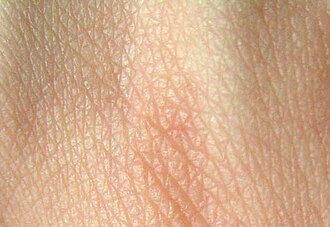
#> input picture SkinWare/sample_skin.jpg, 330 x 227 px
$ python -i pipeline.py   (imports and definitions only)   (older library calls are emulated)
#> lines starting #> are read from the running program, lines starting #| are printed output that depends on the picture; after the words box and inside, x2 and y2 are one past the last pixel; in counts of white or black regions, pixels touching at a corner belong together
import cv2
import numpy as np
import mediapipe as mp
from skimage import measure
#from mediapipe.python.solutions.face_mesh import FaceMesh


def is_blurry(gray):
    lap_var = cv2.Laplacian(gray, cv2.CV_64F).var()

    sobelx = cv2.Sobel(gray, cv2.CV_64F, 1, 0, ksize = 3)
    sobely = cv2.Sobel(gray, cv2.CV_64F, 0, 1, ksize = 3)
    tenengrad = np.mean(sobelx ** 2 + sobely ** 2)

    print(f"Blur Metrics - Laplacian Variance: {lap_var:.2f}, Tenengrad: {tenengrad:.2f}")
    return lap_var < 25 and tenengrad < 20

def check_image_quality(image):
    reasons = []
    h, w, _ = image.shape
    if h < 224 or w < 224:
        reasons.append("Low resolution of Image. Please take the image again")

    gray = cv2.cvtColor(image, cv2.COLOR_BGR2GRAY)
    if is_blurry(gray):
        reasons.append("Image is blurry. Please take the image again")

    brightness = np.mean(gray)
    if brightness < 50:
        reasons.append("Image is too dark. Please take the image again")
    elif brightness > 200:
        reasons.append("Image is too bright. Please take the image again")

    return len(reasons) == 0, reasons

def normalize_lighting(image):
    lab = cv2.cvtColor(image, cv2.COLOR_BGR2LAB)
    l, a, b = cv2.split(lab)

    clahe = cv2.createCLAHE(clipLimit = 2.0, tileGridSize = (8, 8))
    l = clahe.apply(l)

    lab = cv2.merge((l, a, b))
    return cv2.cvtColor(lab, cv2.COLOR_LAB2BGR)

# [13 lines left out: function relaxed_skin_mask, not called in this run]

def is_skin_dominated_image(image, threshold = 0.6):
    ycbcr = cv2.cvtColor(image, cv2.COLOR_BGR2YCrCb)
    skin_mask = cv2.inRange(
        ycbcr,
        np.array([0, 133, 77], np.uint8),
        np.array([255, 173, 127], np.uint8)
    )

    skin_ratio = cv2.countNonZero(skin_mask) / (image.shape[0] * image.shape[1])
    return skin_ratio > threshold

def face_skin_segmentation(image):

    mp_face_mesh = mp.solutions.face_mesh
    face_mesh = mp_face_mesh.FaceMesh(
        static_image_mode = True,
        max_num_faces=1,
        refine_landmarks=True
        )
    h, w, _ = image.shape
    rgb = cv2.cvtColor(image, cv2.COLOR_BGR2RGB)
    result = face_mesh.process(rgb)

    if not result.multi_face_landmarks:
        return None, None

    landmarks = result.multi_face_landmarks[0]

    FACE_OVAL = [
        10,338,297,332,284,251,389,356,454,323,361,288,
        397,365,379,378,400,377,152,148,176,149,150,
        136,172,58,132,93,234,127,162,21,54,103,67,109
    ]
    LEFT_EYE = [33,133,160,159,158,157,173]
    RIGHT_EYE = [362,263,387,386,385,384,398]
    LIPS = [61,146,91,181,84,17,314,405,321,375,291,308]
    LEFT_EYEBROW = [70,63,105,66,107]
    RIGHT_EYEBROW = [336,296,334,293,300]
    NOSE = [1,2,98,327,168,197,5]

    face_mask = np.zeros((h, w), np.uint8)
    eye_mask = np.zeros((h, w), np.uint8)
    lip_mask = np.zeros((h, w), np.uint8)
    eyebrow_mask = np.zeros((h, w), np.uint8)
    nose_mask = np.zeros((h, w), np.uint8)

    # [7 lines left out: function draw, not called in this run]

    draw(FACE_OVAL, face_mask)
    draw(LEFT_EYE, eye_mask)
    draw(RIGHT_EYE, eye_mask)
    draw(LEFT_EYEBROW, eyebrow_mask)
    draw(RIGHT_EYEBROW, eyebrow_mask)
    draw(LIPS, lip_mask)
    draw(NOSE, nose_mask)

    # Expand nose region
    kernel = cv2.getStructuringElement(cv2.MORPH_ELLIPSE, (15, 15))
    nose_mask = cv2.dilate(nose_mask, kernel, iterations=1)

    skin_mask = face_mask.copy()
    skin_mask = cv2.subtract(skin_mask, eye_mask)
    skin_mask = cv2.subtract(skin_mask, eyebrow_mask)
    skin_mask = cv2.subtract(skin_mask, lip_mask)
    skin_mask = cv2.subtract(skin_mask, nose_mask)


    # Refining skin
    ycbcr = cv2.cvtColor(image, cv2.COLOR_BGR2YCrCb)
    skin_color = cv2.inRange(
        ycbcr,
        np.array([0, 133, 77], np.uint8),
        np.array([255, 173, 127], np.uint8)
    )

    skin_mask = cv2.bitwise_and(skin_mask, skin_color)
    final_mask = skin_mask.copy()

    #Remove upper forehead since it have HAIRRR
    hairline_y = min([int(landmarks.landmark[i].y * h) for i in FACE_OVAL])
    hairline_cutoff = hairline_y + int(0.08 * h)
    final_mask[0 : hairline_cutoff, :] = 0

    # Fallback
    if cv2.countNonZero(final_mask) < 500:
        relaxed = relaxed_skin_mask(image)
        final_mask = cv2.bitwise_and(relaxed, face_mask)

    skin_only = cv2.bitwise_and(image, image, mask = final_mask)
    return final_mask, skin_only


# [36 lines left out: function body_skin_segmentation, not called in this run]

def run_full_pipeline(image_path):
#> called with image_path = 'sample_skin.jpg'
    image = cv2.imread(image_path)
#> image is the input picture: shape (227, 330, 3); mean B, G, R 139, 170.6, 209.8
    if image is None:
        raise Exception(f"Could not load image from path: {image_path}")

    ok, reasons = check_image_quality(image)
#> in check_image_quality, `gray = cv2.cvtColor(image, cv2.COLOR_BGR2GRAY)`:
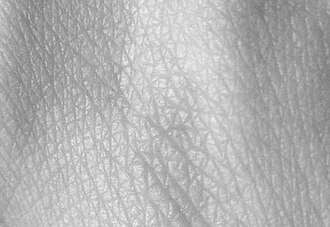
#> gray: shape (227, 330); min 115, max 245, mean 178.7
#> in is_blurry, `lap_var = cv2.Laplacian(gray, cv2.CV_64F).var()`: lap_var = 515.7
#> in is_blurry, `sobelx = cv2.Sobel(gray, cv2.CV_64F, 1, 0, ksize = 3)`:
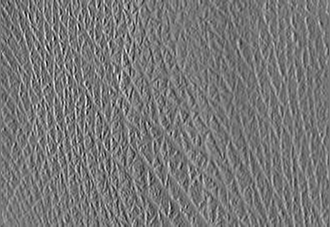
#> sobelx: shape (227, 330) float64; min -243, max 273, mean -0.6; drawn with min black and max white
#> in is_blurry, `sobely = cv2.Sobel(gray, cv2.CV_64F, 0, 1, ksize = 3)`:
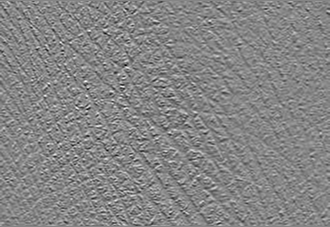
#> sobely: shape (227, 330) float64; min -231, max 211, mean 0.5; drawn with min black and max white
#> in is_blurry, `tenengrad = np.mean(sobelx ** 2 + sobely ** 2)`: tenengrad = 4206.3
#| Blur Metrics - Laplacian Variance: 515.72, Tenengrad: 4206.31
#> in check_image_quality, `brightness = np.mean(gray)`: brightness = 178.7
#> ok = True; reasons = []
    if not ok:
        raise Exception(f"Image rejected. Why?\n{reasons}")

    image = normalize_lighting(image)
#> in normalize_lighting, `lab = cv2.cvtColor(image, cv2.COLOR_BGR2LAB)`: lab: shape (227, 330, 3); mean of channels 0, 1, 2 185, 138, 149.8
#> in normalize_lighting, `l, a, b = cv2.split(lab)`:
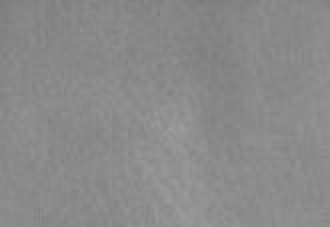
#> a: shape (227, 330); min 120, max 158, mean 138
#> in normalize_lighting, `l = clahe.apply(l)`:
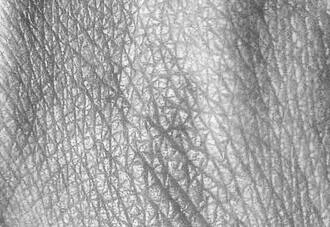
#> l: shape (227, 330); min 66, max 252, mean 165.3
#> in normalize_lighting, `lab = cv2.merge((l, a, b))`: lab: shape (227, 330, 3); mean of channels 0, 1, 2 165.3, 138, 149.8
#> in normalize_lighting, `return cv2.cvtColor(lab, cv2.COLOR_LAB2BGR)`:
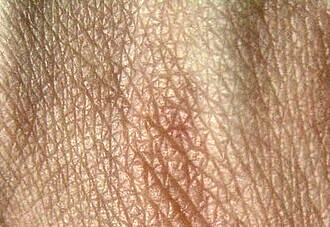
#> returned value: shape (227, 330, 3); mean B, G, R 119.6, 150.5, 188.1

    if is_skin_dominated_image(image):
#> in is_skin_dominated_image, `ycbcr = cv2.cvtColor(image, cv2.COLOR_BGR2YCrCb)`: ycbcr: shape (227, 330, 3); mean of channels 0, 1, 2 158.3, 149.3, 106.2
#> in is_skin_dominated_image, `skin_mask = cv2.inRange( ycbcr, np.array([0, 133, 77], np.uint8), np.a..`:
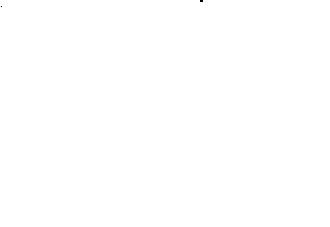
#> skin_mask: shape (227, 330); 100% white; black in thin lines or dots, all inside (x1, y1, x2, y2) = (1, 0, 203, 7)
#> in is_skin_dominated_image, `skin_ratio = cv2.countNonZero(skin_mask) / (image.shape[0] * image.sha..`: skin_ratio = 1
        print("Skin-dominated image detected so using full image")
        mask, skin = face_skin_segmentation(image)

        if mask is not None and cv2.countNonZero(mask) > 500:
            print("Skin dominated image, removing face landmarks like: eyes, lips, nose")
            return skin, mask, "skin"

        return image, np.ones(image.shape[:2], dtype=np.uint8) * 255, "skin"

    # Face pipeline
    mask, skin = face_skin_segmentation(image)
    if mask is not None and cv2.countNonZero(mask) > 500:
        print("Face skin detected")
        return skin, mask, "face"

    # Body pipeline
    mask, skin = body_skin_segmentation(image)
    if mask is not None and cv2.countNonZero(mask) > 1000:
        print("Body skin detected")
        return skin, mask, "body"

    raise Exception("No skin detected in the image. Please take the image again")

#> (the run stopped early here; a loop or call above may not have finished)

$ run again, on SkinWare/debug_input.png
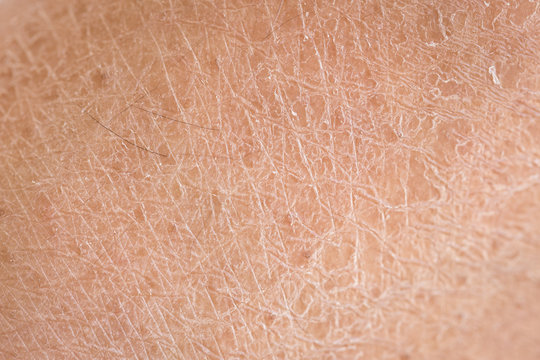
#> input picture SkinWare/debug_input.png, 540 x 360 px
#> in run_full_pipeline, image is the input picture: shape (360, 540, 3); mean B, G, R 136.3, 162, 211.7
#> lap_var = 574.7
#> in is_blurry, `sobely = cv2.Sobel(gray, cv2.CV_64F, 0, 1, ksize = 3)`:
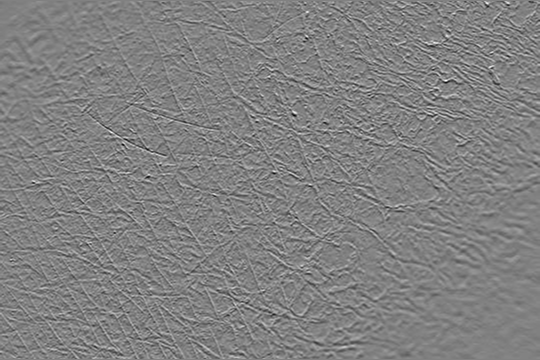
#> sobely: shape (360, 540) float64; min -298, max 290, mean 0.5; drawn with min black and max white
#> tenengrad = 4175.1
#| Blur Metrics - Laplacian Variance: 574.68, Tenengrad: 4175.07
#> brightness = 174
#> ok = True; reasons = []
#> in normalize_lighting, `return cv2.cvtColor(lab, cv2.COLOR_LAB2BGR)`:
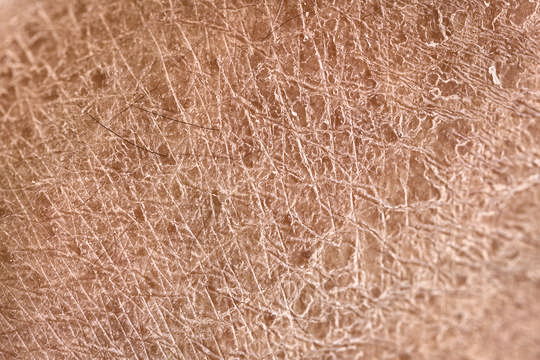
#> returned value: shape (360, 540, 3); mean B, G, R 117.4, 142.4, 190.1
#> ycbcr: shape (360, 540, 3); mean of channels 0, 1, 2 153.9, 153.9, 107.5
#> skin_mask: shape (360, 540); 100% white; black in thin lines or dots, all inside (x1, y1, x2, y2) = (111, 4, 504, 344)
#> skin_ratio = 1
